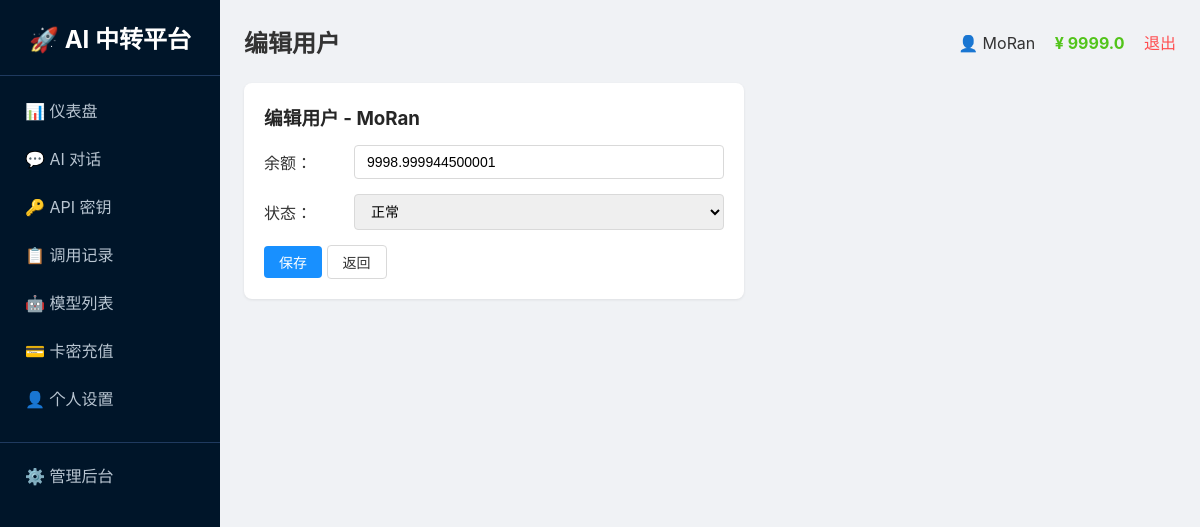
The app's page /admin/user/edit/1 (signed in) with its own data.
### tables this page shows
CREATE TABLE users
                 (id INTEGER PRIMARY KEY AUTOINCREMENT,
                  username TEXT UNIQUE NOT NULL,
                  password TEXT NOT NULL,
                  balance REAL DEFAULT 0,
                  is_admin INTEGER DEFAULT 0,
                  status INTEGER DEFAULT 1,
                  created_at TEXT);

### app.py (the view, shortened to what this page needs)
@app.route('/admin/user/edit/<int:uid>', methods=['GET','POST'])
@login_required
@admin_required
def edit_user(uid):
    conn = get_db()
    if USE_POSTGRES:
        u = fetch_one(conn, "SELECT * FROM users WHERE id = %s", (uid,))
    else:
        u = fetch_one(conn, "SELECT * FROM users WHERE id = ?", (uid,))
    user = get_user()
    conn.close()
    return render_template('admin_edit_user.html',
                           page_title='编辑用户',
                           user=user,
                           menu_items=MENU_ITEMS,
                           active_menu='admin',
                           edit_user=u)

### app.py (called while the page is built)
def get_db():
    if USE_POSTGRES:
        if not PSYCOPG2_AVAILABLE:
            raise RuntimeError("PostgreSQL 数据库需要 psycopg2 库，请安装: pip install psycopg2-binary")
        conn = psycopg2.connect(DATABASE_URL)
        conn.autocommit = False
        return conn
    else:
        import sqlite3
        db_path = os.environ.get('DATABASE_PATH', os.path.join(os.path.dirname(os.path.abspath(__file__)), 'platform.db'))
        conn = sqlite3.connect(db_path)
        conn.row_factory = sqlite3.Row
        return conn

def get_user():
    if 'user_id' not in session:
        return None
    conn = get_db()
    if USE_POSTGRES:
        cursor = conn.cursor(cursor_factory=RealDictCursor)
        cursor.execute("SELECT * FROM users WHERE id = %s", (session['user_id'],))
        user = cursor.fetchone()
        cursor.close()
    else:
        cursor = conn.cursor()
        cursor.execute("SELECT * FROM users WHERE id = ?", (session['user_id'],))
        row = cursor.fetchone()
        cursor.close()
        if row:
            columns = [desc[0] for desc in cursor.description]
            user = dict(zip(columns, row))
        else:
            user = None
    conn.close()
    return user

def login_required(f):
    @wraps(f)
    def decorated_function(*args, **kwargs):
        if 'user_id' not in session:
            return redirect('/login')
        return f(*args, **kwargs)
    return decorated_function

def admin_required(f):
    @wraps(f)
    def decorated_function(*args, **kwargs):
        if session.get('is_admin', 0) != 1:
            abort(403)
        return f(*args, **kwargs)
    return decorated_function

def fetch_one(conn, query, params=None):
    if USE_POSTGRES:
        cursor = conn.cursor(cursor_factory=RealDictCursor)
        cursor.execute(query, params or ())
        result = cursor.fetchone()
        cursor.close()
        return result
    else:
        cursor = conn.cursor()
        cursor.execute(query, params or ())
        row = cursor.fetchone()
        if row:
            columns = [desc[0] for desc in cursor.description]
            result = dict(zip(columns, row))
        else:
            result = None
        cursor.close()
        return result

### templates/admin_edit_user.html (shortened to what this page needs)
{% extends "base.html" %}
{% block content %}
<div class="card" style="max-width:500px">
    <h3>编辑用户 - {{ edit_user.username }}</h3>
    <form method="post">
        <div class="form-row">
            <label style="width:80px">余额：</label>
            <input name="balance" value="{{ edit_user.balance }}" step="0.01" type="number" style="flex:1">
        </div>
        <div class="form-row">
            <label style="width:80px">状态：</label>
            <select name="status" style="flex:1">
                <option value="1" {% if edit_user.status == 1 %}selected{% endif %}>正常</option>
            </select>
        </div>
        <button class="btn btn-primary" type="submit">保存</button>
        <a href="/admin/users" class="btn btn-default">返回</a>
    </form>
</div>
{% endblock %}

### templates/base.html (shortened to what this page needs)
<!DOCTYPE html>
<html>
<head>
</head>
<body>
    <div class="layout">
        <div class="sidebar">
            <h2>🚀 AI 中转平台</h2>
            {% for key, name, url in menu_items %}
                <a href="{{ url }}" class="menu-item {{ 'active' if active_menu == key else '' }}">{{ name }}</a>
            {% endfor %}
            {% if user and user.is_admin %}
                <a href="/admin" class="menu-item" style="margin-top:20px;border-top:1px solid #1f3a5f;padding-top:20px">⚙️ 管理后台</a>
            {% endif %}
        </div>
        <div class="main">
            <div class="header">
                <h2>{{ page_title }}</h2>
                <div>
                    <span>👤 {{ user.username if user else '未登录' }}</span>
                <span style="margin-left:15px;color:#52c41a;font-weight:bold">¥ {{ (user.balance|round(2)) if user else 0 }}</span>
                    <a href="/logout" class="logout">退出</a>
                </div>
            </div>
            {% block content %}{% endblock %}
        </div>
    </div>
</body>
</html>

### templates/base.html (style rules this page uses)
* { margin:0;padding:0;box-sizing:border-box }
body { font-family:-apple-system,BlinkMacSystemFont,'Segoe UI',Roboto,sans-serif;background:#f0f2f5;min-height:100vh;color:#333 }
.layout { display:flex;min-height:100vh }
.sidebar { width:220px;background:#001529;color:white;padding:20px 0;flex-shrink:0 }
.sidebar h2 { text-align:center;padding:0 20px 20px;border-bottom:1px solid #1f3a5f;margin-bottom:10px }
.menu-item { display:block;padding:12px 25px;color:#b8c5d1;text-decoration:none;transition:all 0.2s }
.main { flex:1;padding:24px;overflow-y:auto }
.header { display:flex;justify-content:space-between;align-items:center;margin-bottom:24px }
.card { background:white;border-radius:8px;padding:20px;box-shadow:0 1px 3px rgba(0,0,0,0.08);margin-bottom:20px }
.card h3 { margin-bottom:15px;color:#262626 }
.btn { padding:6px 15px;border-radius:4px;border:none;cursor:pointer;font-size:14px;display:inline-block;text-decoration:none }
.btn-primary { background:#1890ff;color:white }
.btn-default { background:#fff;border:1px solid #d9d9d9;color:#333 }
input,select { padding:8px 12px;border:1px solid #d9d9d9;border-radius:4px;font-size:14px;outline:none }
.form-row { display:flex;gap:10px;margin-bottom:15px;align-items:center }
.logout { color:#ff4d4f;text-decoration:none;margin-left:15px }

### records on screen
users: username "MoRan", balance "9999.0", balance "9998.999944500001", status "正常"

### other values on screen
{{ name }} "📊 仪表盘" "💬 AI 对话" "🔑 API 密钥" "📋 调用记录" "🤖 模型列表" "💳 卡密充值" "👤 个人设置"
{{ page_title }} "编辑用户"
